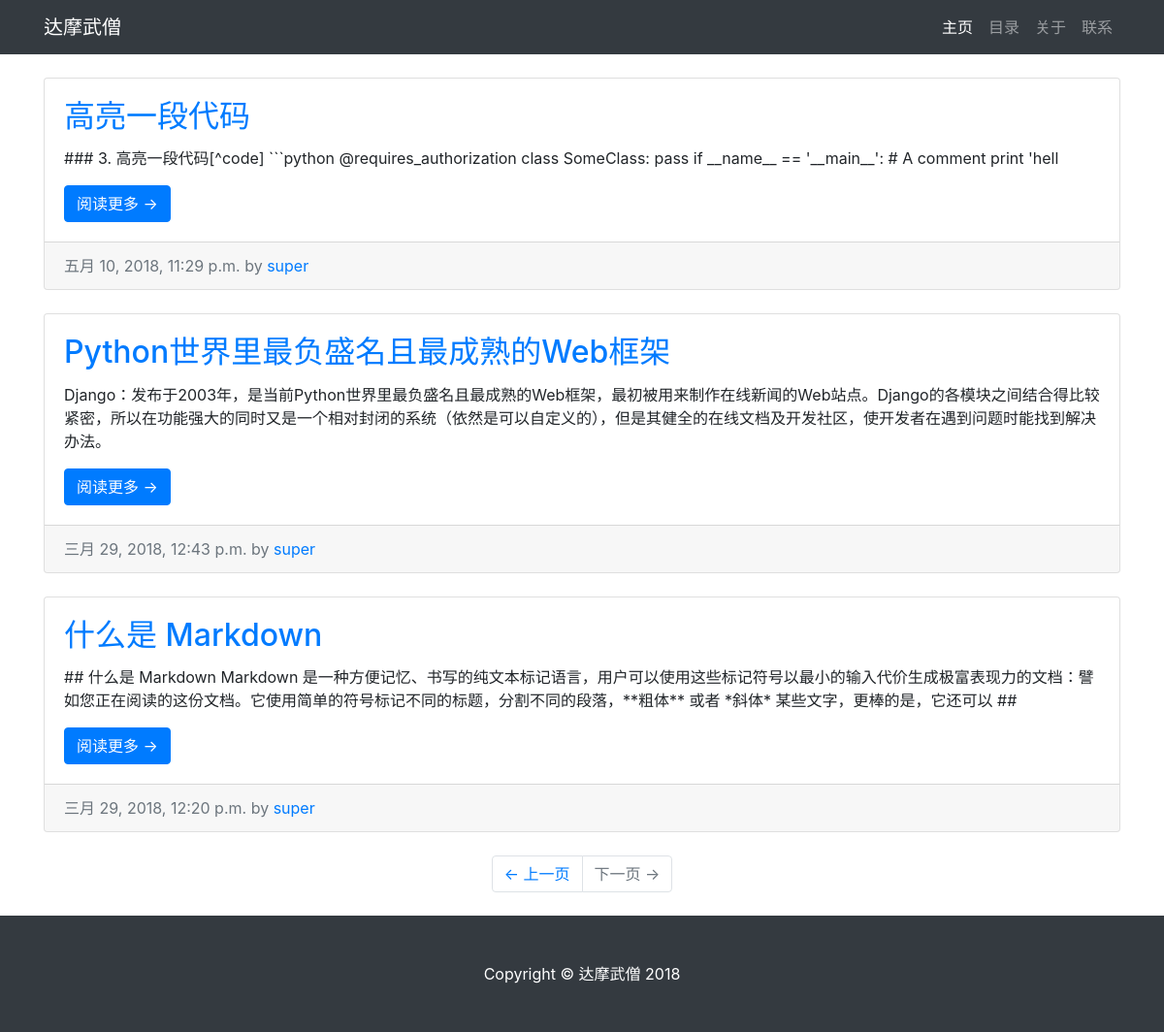
The app's page /tag/2 with its own data.
### blog/models.py (models this page shows, shortened)
class Post(models.Model):
    title = models.CharField(max_length=128, verbose_name=u"标题")
    author = models.ForeignKey('auth.User', verbose_name=u"博客作者", on_delete=models.CASCADE)
    body = models.TextField(verbose_name=u"博客正文")
    images = models.ImageField(upload_to='blog/images', null=True, blank=True, verbose_name=u"博客配图")
    category = models.ForeignKey(Category, verbose_name=u"博客分类", on_delete=models.CASCADE)
    tags = models.ManyToManyField(Tag, blank=True, verbose_name=u"标签")
    excerpt = models.CharField(max_length=200, blank=True, null=True, verbose_name=u"博客摘要")
    visiting = models.PositiveIntegerField(default=0, verbose_name=u"访问量")
    created_data = models.DateTimeField(auto_now_add=True, verbose_name=u"创建时间")
    published_data = models.DateTimeField(auto_now=True, verbose_name=u"修改时间")
    class Meta:
        ordering = ['-created_data']
        verbose_name = u"博客文章"
        verbose_name_plural = verbose_name
    def get_absolute_url(self):
        return reverse('blog:post_detail', kwargs={'blog_id': self.id})

### blog/views.py (the view)
# urls.py: re_path(r'^tag/(?P<tag_id>.*)$', views.post_tag, name="post_tag"),
def post_tag(request, tag_id):
    t = Tag.objects.get(id=tag_id)
    if t.name == "全部":
        posts = Post.objects.all()
    else:
        posts = Post.objects.filter(tags=t)
    return render(request, 'blog/index.html', locals())

### blog/templates/blog/index.html (shortened to what this page needs)
{% extends 'blog/base.html' %}
{% block content %}
       {% for post in posts %}
           <div class="card mb-4">
           <div class="card-body">
              <h2 class="card-title"><a href="{{ post.get_absolute_url }}"> {{ post.title }}</a></h2>
              <p class="card-text"> {{ post.body|truncatechars:150 }} </p>
               <a href="{{ post.get_absolute_url }}" class="btn btn-primary">阅读更多 &rarr;</a>
            </div>
            <div class="card-footer text-muted">
              {{ post.created_data }} by
              <a href="#">{{ post.author }}</a>
            </div>
          </div>
       {% endfor %}
          <ul class="pagination justify-content-center mb-4">
            <li class="page-item">
              <a class="page-link" href="#">&larr; 上一页</a>
            </li>
            <li class="page-item disabled">
              <a class="page-link" href="#">下一页 &rarr;</a>
            </li>
          </ul>
        </div>
{% endblock %}

### blog/templates/blog/base.html (shortened to what this page needs)
<!DOCTYPE html>
{% load staticfiles %}
<html lang="en">
  <head>
    <link href="{% static 'vendor/bootstrap/css/bootstrap.min.css' %}" rel="stylesheet">
    <link href="{% static 'css/blog-home.css' %}" rel="stylesheet">
  </head>
  <body>
    <nav class="navbar navbar-expand-lg navbar-dark bg-dark fixed-top">
      <div class="container">
        <a class="navbar-brand" href="{% url 'blog:blog_index' %}">达摩武僧</a>
        <div class="collapse navbar-collapse" id="navbarResponsive">
          <ul class="navbar-nav ml-auto">
            <li class="nav-item active">
              <a class="nav-link" href="#">主页
              </a>
            </li>
            <li class="nav-item">
              <a class="nav-link" href="{% url 'blog:about' %}">目录</a>
            </li>
            <li class="nav-item">
              <a class="nav-link" href="#">关于</a>
            </li>
            <li class="nav-item">
              <a class="nav-link" href="#">联系</a>
            </li>
          </ul>
        </div>
      </div>
    </nav>
    <div class="container">
      <div class="row">
        <div class="col-md-12">
            {% block content %}
            {% endblock %}
       </div>
      </div>
    <footer class="py-5 bg-dark">
      <div class="container">
        <p class="m-0 text-center text-white">Copyright &copy; 达摩武僧 2018</p>
      </div>
    </footer>
  </body>
</html>

### static/css/blog-home.css (style rules this page uses)
body { padding-top: 54px; }
@media (min-width: 992px) { body { padding-top: 56px; } }

### records on screen
Post: title "高亮一段代码", body "### 3. 高亮一段代码[^code] ```python @requires_authorization class SomeClass: pass if __name__ == '__main__': # A comment print 'hell", created_data "五月 10, 2018, 11:29 p.m.", author "super"
Post: title "Python世界里最负盛名且最成熟的Web框架", body "Django：发布于2003年，是当前Python世界里最负盛名且最成熟的Web框架，最初被用来制作在线新闻的Web站点。Django的各模块之间结合得比较紧密，所以在功能强大的同时又是一个相对封闭的系统（依然是可以自定义的），但是其健全的在线文档及开发社区，使开发者在遇到问题时能找到解决办法。", created_data "三月 29, 2018, 12:43 p.m.", author "super"
Post: title "什么是 Markdown", body "## 什么是 Markdown Markdown 是一种方便记忆、书写的纯文本标记语言，用户可以使用这些标记符号以最小的输入代价生成极富表现力的文档：譬如您正在阅读的这份文档。它使用简单的符号标记不同的标题，分割不同的段落，**粗体** 或者 *斜体* 某些文字，更棒的是，它还可以 ##", created_data "三月 29, 2018, 12:20 p.m.", author "super"
